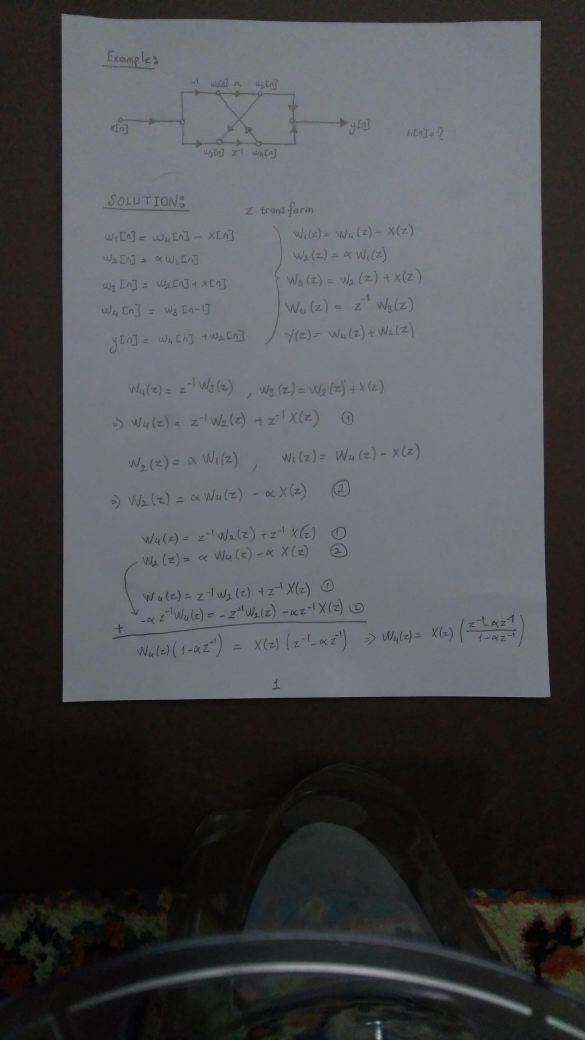
#> input picture Images/Image-1.jpg, 2340 x 4160 px (shown at 1/4 size)
$ python -i utilities.py   (imports and definitions only)
#> lines starting #> are read from the running program, lines starting #| are printed output that depends on the picture; after the words box and inside, x2 and y2 are one past the last pixel; in counts of white or black regions, pixels touching at a corner belong together
import cv2
import numpy as np


def order_points(h):
    h = h.reshape((4,2))
    hnew = np.zeros((4,2), dtype = "float32")
    s = h.sum(1)
    hnew[0] = h[np.argmin(s)]
    hnew[2] = h[np.argmax(s)]
    diff = np.diff(h, axis = 1)
    hnew[1] = h[np.argmin(diff)]
    hnew[3] = h[np.argmax(diff)]
    return hnew


def scan_image(image_str):
#> called with image_str = 'Images/Image-1.jpg'
    img = cv2.imread(image_str)
#> img is the input picture: shape (4160, 2340, 3); mean B, G, R 79.9, 76.1, 76.5
    orig = img.copy()
    width_ratio = img.shape[1]/480
#> width_ratio = 4.88
    height_ratio = img.shape[0]/640
#> height_ratio = 6.5
    img = cv2.resize(img,(480,640))
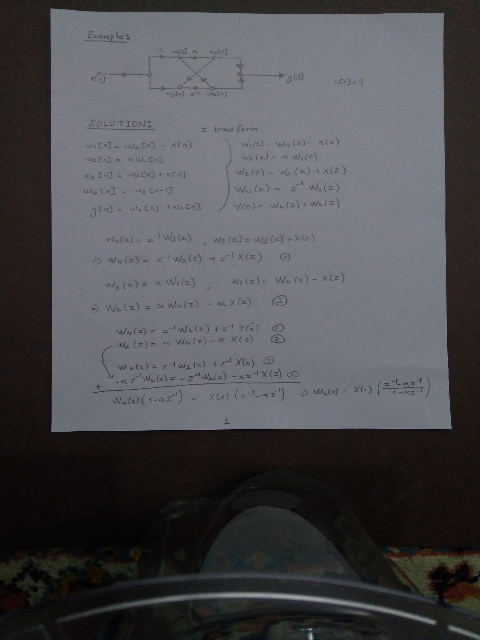
#> img: shape (640, 480, 3); mean B, G, R 79.9, 76, 76.4
    gray = cv2.cvtColor(img,cv2.COLOR_BGR2GRAY)
    blurred = cv2.GaussianBlur(gray,(5,5),0)
    edged = cv2.Canny(blurred,30,50)
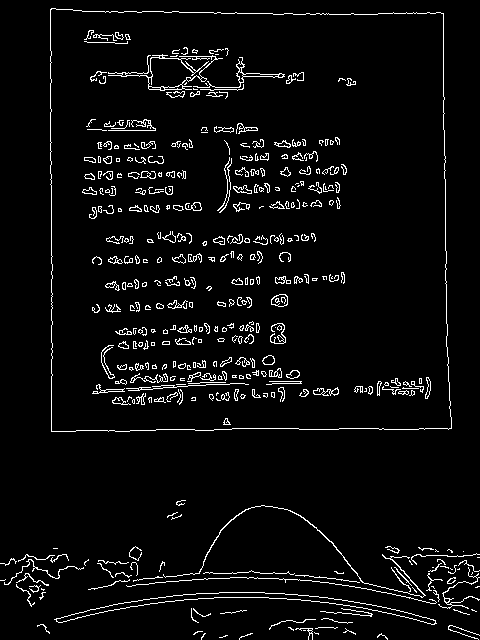
#> edged: shape (640, 480); 4.6% white in thin lines or dots
    contours,hierarchy = cv2.findContours(edged,cv2.RETR_LIST,cv2.CHAIN_APPROX_SIMPLE)
#> contours = 615 contours, 491 with area under 20; largest, box (x1, y1, x2, y2) and area: (50, 8, 452, 432) 164444, (50, 8, 452, 432) 164441, (54, 592, 437, 625) 1846, (56, 592, 436, 625) 1839, (108, 54, 223, 91) 216
    contours = sorted(contours,key=cv2.contourArea,reverse = True)
    for c in contours:
        area = cv2.contourArea(c)
        if area> 1000:
            p = cv2.arcLength(c,True)
            approx = cv2.approxPolyDP(c,0.02*p,True)
            if len(approx) == 4:
                target = approx
                break
#> this loop made 1 pass
#> (area, p, target) on pass 1: (164444, 1688.8, [[51, 8], [51, 431], [451, 428], [443, 13]])

    approx2 = order_points(target)
#> in order_points, `h = h.reshape((4,2))`: h = [[51, 8], [51, 431], [451, 428], [443, 13]]
#> in order_points, `s = h.sum(1)`: s = [59, 482, 879, 456]
#> in order_points, `diff = np.diff(h, axis = 1)`: diff = [-43, 380, -23, -430]
#> approx2 = [[51, 8], [443, 13], [451, 428], [51, 431]]
    approx3 = np.zeros((4,2), dtype = "float32")
    for i in range(0,4):
        approx3[i][0] = approx2[i][0]*width_ratio
#> after the loop, approx3 = [[248.6, 0], [2159.6, 0], [2198.6, 0], [248.6, 0]]

    for i in range(0,4):
        approx3[i][1] = approx2[i][1]*height_ratio
#> after the loop, approx3 = [[248.6, 52], [2159.6, 84.5], [2198.6, 2782], [248.6, 2801.5]]

    w1 = approx3[1][0] - approx3[0][0]
#> w1 = 1911
    w2 = approx3[2][0] - approx3[3][0]
#> w2 = 1950
    wdth = max(w1,w2)
#> wdth = 1950

    h1 = approx3[3][1] - approx3[0][1]
#> h1 = 2749.5
    h2 = approx3[2][1] - approx3[1][1]
#> h2 = 2697.5
    hgth = max(h1,h2)
#> hgth = 2749.5

    pts1 = np.float32([[0,0],[wdth,0],[wdth,hgth],[0,hgth]])
#> pts1 = [[0, 0], [1950, 0], [1950, 2749.5], [0, 2749.5]]
    op = cv2.getPerspectiveTransform(approx3,pts1)
#> op = [[0.999, 2.68e-18, -248.4], [-0.0173, 1.02, -48.66], [-9.93e-06, 7.55e-06, 1]]
    dst = cv2.warpPerspective(orig,op,(int(wdth),int(hgth)))
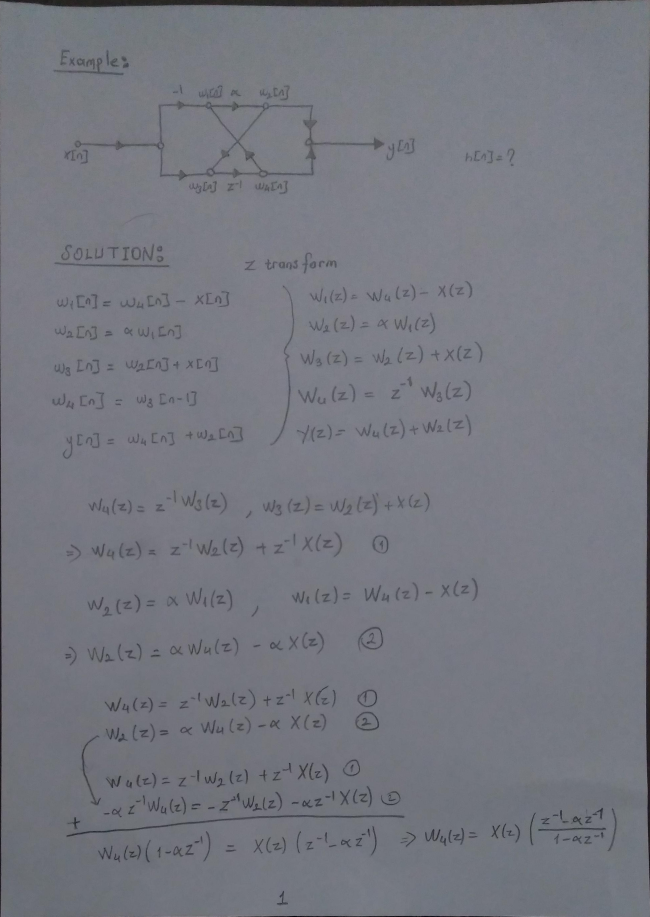
#> dst: shape (2749, 1950, 3) (shown at 1/3 size); mean B, G, R 128.3, 119.6, 117.7
    return dst

>>> result = scan_image('Images/Image-1.jpg')

$ run again, on Images/Image-2.jpg
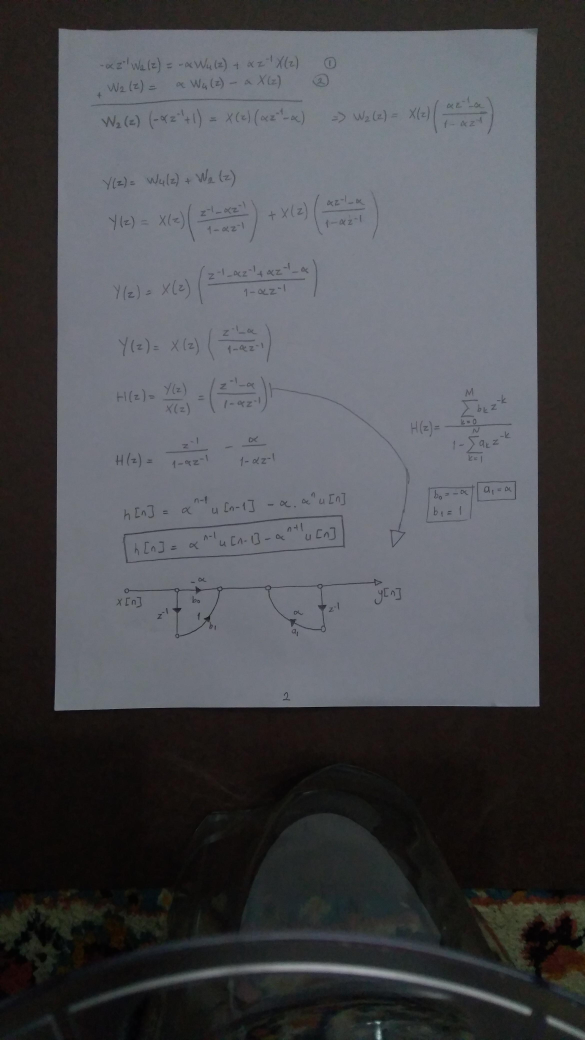
#> input picture Images/Image-2.jpg, 2340 x 4160 px (shown at 1/4 size)
#> in scan_image, img is the input picture: shape (4160, 2340, 3); mean B, G, R 80.8, 76.8, 75.8
#> img: shape (640, 480, 3)
#> in scan_image, `edged = cv2.Canny(blurred,30,50)`:
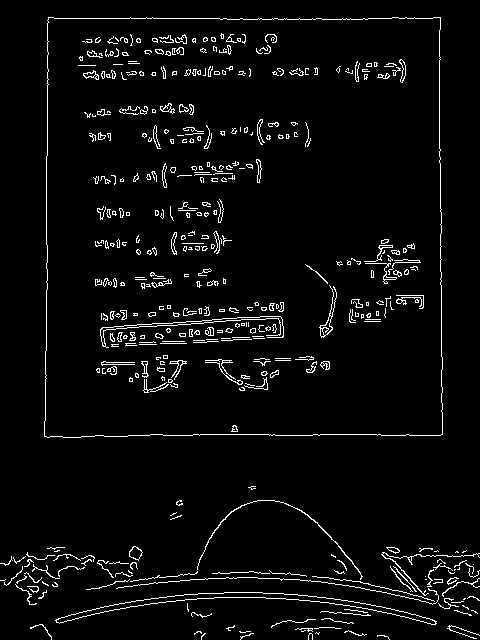
#> edged: shape (640, 480); 4.2% white in thin lines or dots
#> contours = 607 contours, 528 with area under 20; largest, box (x1, y1, x2, y2) and area: (44, 17, 443, 438) 164157, (44, 17, 443, 438) 164155, (55, 592, 437, 625) 1836, (56, 592, 436, 625) 1828, (319, 285, 337, 338) 139
#> the loop in scan_image, `for c in contours:` made 1 pass
#> (area, p, target) on pass 1: (164157, 1679.8, [[48, 17], [44, 436], [442, 434], [440, 17]])
#> h = [[48, 17], [44, 436], [442, 434], [440, 17]]
#> s = [65, 480, 876, 457]
#> diff = [-31, 392, -8, -423]
#> approx2 = [[48, 17], [440, 17], [442, 434], [44, 436]]
#> after the loop in scan_image, `for i in range(0,4):`: approx3 = [[234, 0], [2145, 0], [2154.8, 0], [214.5, 0]]
#> after the loop in scan_image, `for i in range(0,4):`: approx3 = [[234, 110.5], [2145, 110.5], [2154.8, 2821], [214.5, 2834]]
#> w1 = 1911
#> w2 = 1940.2
#> h1 = 2723.5
#> h2 = 2710.5
#> hgth = 2723.5
#> pts1 = [[0, 0], [1940.2, 0], [1940.2, 2723.5], [0, 2723.5]]
#> op = [[1.01, 0.00724, -237.3], [4.35e-16, 1.02, -112.2], [-2.46e-06, 5.61e-06, 1]]
#> in scan_image, `dst = cv2.warpPerspective(orig,op,(int(wdth),int(hgth)))`:
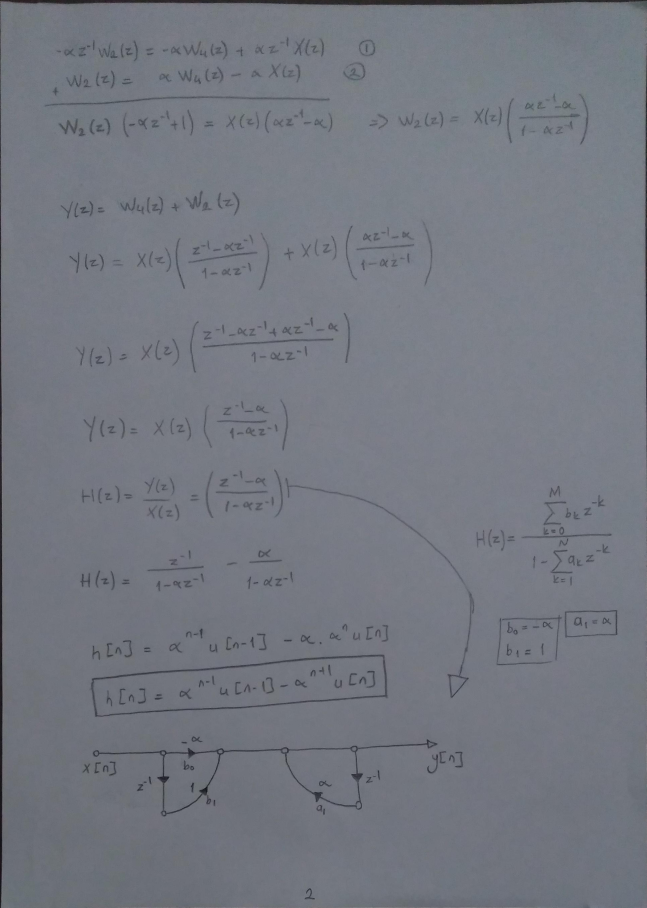
#> dst: shape (2723, 1940, 3) (shown at 1/3 size); mean B, G, R 129.2, 120, 116.2
